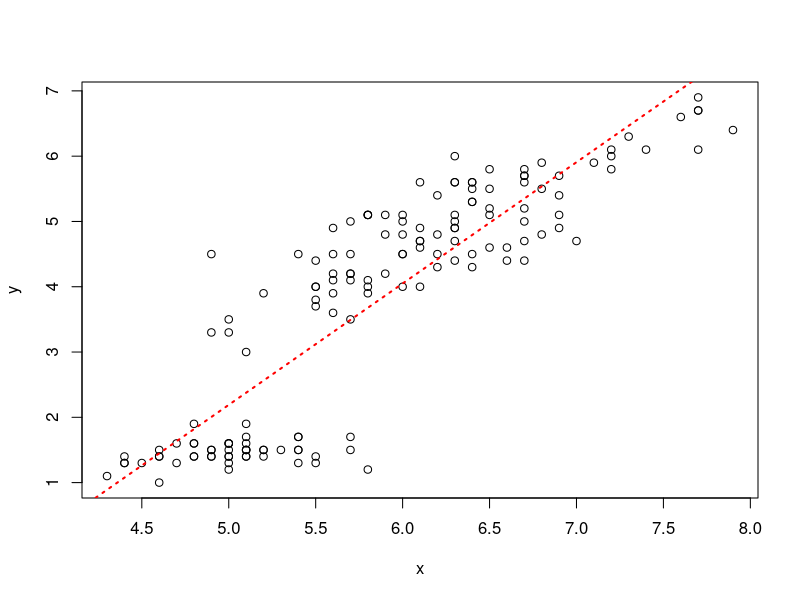

This figure's R source:
#############################################################################
## model
#############################################################################

# simple regression model
df <- iris 
x <- df$Sepal.Length
y <- df$Petal.Length
plot (x,y)
l <- lm(y~x)
abline(l, col="red",lty="dotted",lwd=2)
